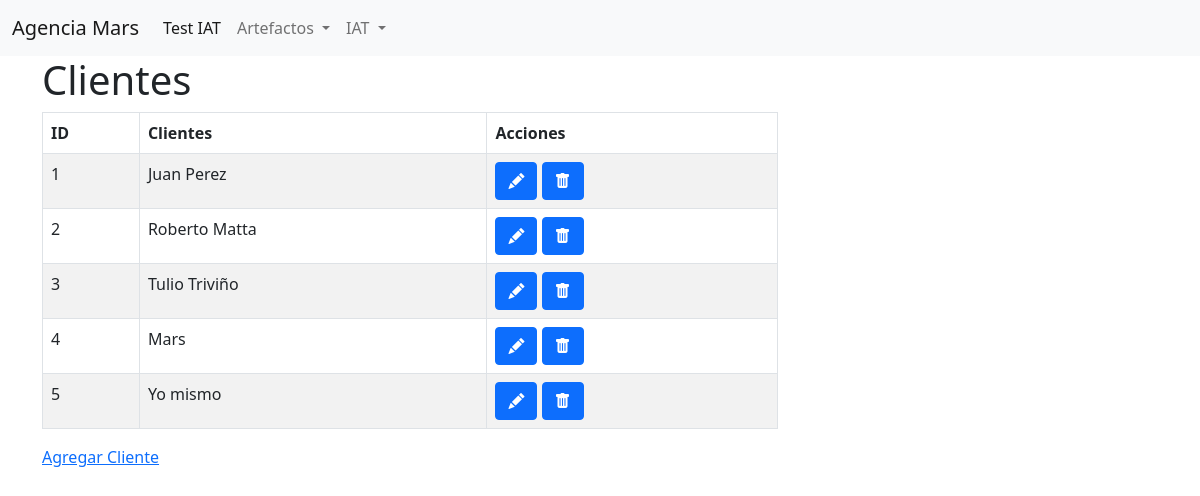
The page /cliente/ on the database as committed earlier.
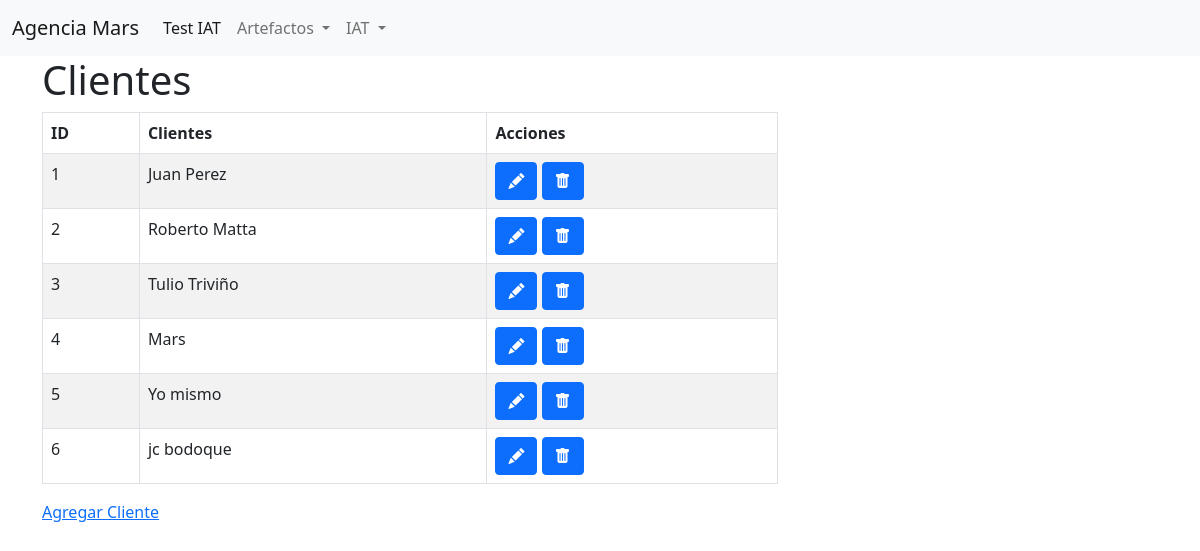
The same page on the database as committed later.
### test_iat/models.py (models this page shows)
class Cliente(models.Model):
    nombre =  models.CharField(max_length=255,unique=True)
    created_at = models.DateTimeField(auto_now_add=True)
    updated_at = models.DateTimeField(auto_now=True)

### test_iat/views.py (the view)
# urls.py: path('cliente/', views.cliente),
def cliente(request):
    clientes= Cliente.objects.all()
    context = {
    "clientes":clientes,
    "accion":'default'
    }
    return render(request, 'clientes.html', context)

### test_iat/templates/clientes.html (shortened to what this page needs)
{% extends './base.html' %}
{% block content %}
    <div class="container">
        {% ifequal accion "default" %}
        <div class="row">
            <div class="col-8">
                <h1>Clientes</h1>
                <div class="table-responsive">
                    <table id="shows" class="table table-striped table-bordered" width="100%" >
                        <thead>
                            <tr>
                                <th>ID</th>
                                <th>Clientes</th>
                                <th>Acciones</th>
                            </tr>
                        </thead>
                        <tbody>
                        {% for c in clientes %}
                            <tr>
                                <td> {{c.id}}</td>
                                <td> {{c.nombre}}</td>
                                <td><span data-placement="top" data-toggle="tooltip" title="Editar">
                                        <a href="/cliente/{{c.id}}/edit" class="btn btn-primary btn-xs" data-title="view" data-toogle="modal" data-target="#view">
                                            <i class="bi bi-pencil-fill"></i>
                                        </a>
                                    </span>
                                    <span data-placement="top" data-toggle="tooltip" title="Delete">
                                        <a href="#" data-href="/cliente/{{c.id}}/destroy" class="btn btn-primary btn-xs" data-title="view" data-bs-toggle="modal" data-bs-target="#confirm-delete">
                                            <i class="bi bi-trash-fill"></i>
                                        </a>
                                    </span>
                                </td>
                            </tr>
                        {% endfor %}
                        </tbody>
                    </table>
                </div>
            </div>
        </div>
        <div class="row">
            <div class="col-8">
                <a href="/cliente/new">Agregar Cliente</a>
            </div>
        </div>
        {% endifequal %}
    </div>
{% endblock %}

Rows that differ between the two databases and show on the page:
added Cliente: id "6", nombre "jc bodoque"
